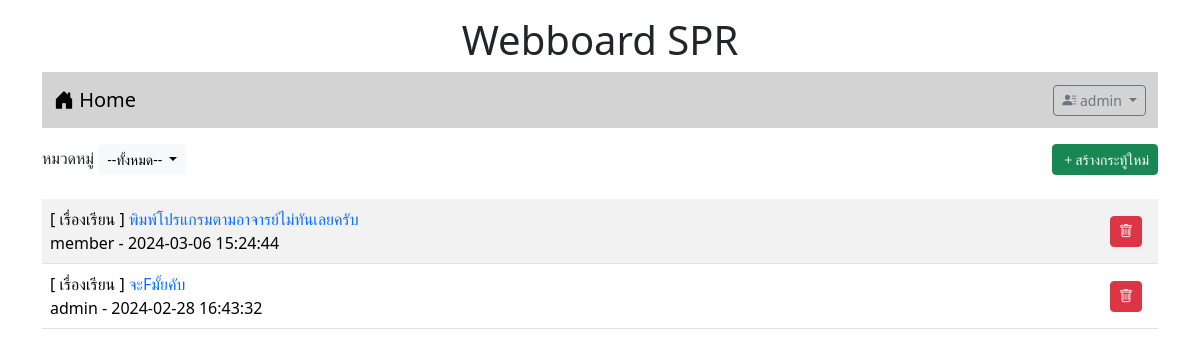
The app's page /index.php (signed in) with its own data.
### tables this page shows
CREATE TABLE `post` (
  `id` int(11) NOT NULL,
  `title` varchar(128) NOT NULL,
  `content` varchar(2048) NOT NULL,
  `post_date` datetime NOT NULL,
  `cat_id` int(11) NOT NULL,
  `user_id` int(11) NOT NULL
);

CREATE TABLE `category` (
  `id` int(11) NOT NULL,
  `name` varchar(32) NOT NULL
);

CREATE TABLE `user` (
  `id` int(11) NOT NULL,
  `login` varchar(32) NOT NULL,
  `password` varchar(64) NOT NULL,
  `name` varchar(64) NOT NULL,
  `gender` char(1) NOT NULL,
  `email` varchar(32) NOT NULL,
  `role` char(1) NOT NULL
);

### index.php (the view, shortened to what this page needs)
<!DOCTYPE html>
<html lang="en">
<head>
    <link rel="stylesheet" href="bootstrap-5.3.2-dist/css/bootstrap.min.css">
    <link rel="stylesheet" href="https://cdn.jsdelivr.net/npm/bootstrap-icons@1.11.3/font/bootstrap-icons.min.css">
</head>
<body>
    <div class="container-lg">
    <h1 style="text-align: center;" class="mt-3">Webboard SPR</h1>
    <?php include"nav.php" ?>
    <div class="mt-3 d-flex justify-content-between">
        <div>
            <label>หมวดหมู่</label>
            <span class="dropdown">
                <button class="btn btn-light btn-sm dropdown-toggle" type="button" data-bs-toggle="dropdown" aria-expanded="false">
                    --ทั้งหมด--
                </button>
            </span>
        </div>
        <?php if(isset($_SESSION['id'])){ ?>
        <div><a href="newpost.php" class="btn btn-success btn-sm">
            <i class="bi bi-plus"></i>สร้างกระทู้ใหม่</a>
        </div>
        <?php } ?>
    </div>
    <table class="table table-striped mt-4">
        <?php
            $conn=new PDO("mysql:host=localhost;dbname=webboard;charset=utf8","root","");
            $sql="SELECT t3.name,t1.title,t1.id,t2.login,t1.post_date FROM post as t1
            INNER JOIN user as t2 ON (t1.user_id = t2.id)
            INNER JOIN category as t3 ON (t1.cat_id = t3.id) ORDER BY t1.post_date DESC";
            $result=$conn->query($sql);
            while($row = $result->fetch()){
                echo "<tr><td class = 'd-flex justify-content-between'>
                <div>[ $row[0] ] <a href=post.php?id=$row[2]
                style=text-decoration:none>$row[1]</a><br>$row[3] - $row[4]</div>";
                if(isset($_SESSION['id']) && $_SESSION['role'] == 'a'){
                    echo "<div class = 'me-2 align-self-center'><a href = delete.php?id=$row[2]
                    class='btn btn-danger btn-sm' onclick='return myFunction()'><i class='bi bi-trash'></i></a></div>";
                }
                echo "</td></tr>";
            }
        ?>
    </table>
    </div>
</body>
</html>

### records on screen
post: category.name "เรื่องเรียน", title "พิมพ์โปรแกรมตามอาจารย์ไม่ทันเลยครับ", user.login "member", post_date "2024-03-06 15:24:44"
post: category.name "เรื่องเรียน", title "จะFมั้ยคับ", user.login "admin", post_date "2024-02-28 16:43:32"

### other values on screen
$_SESSION['username'] "admin"
